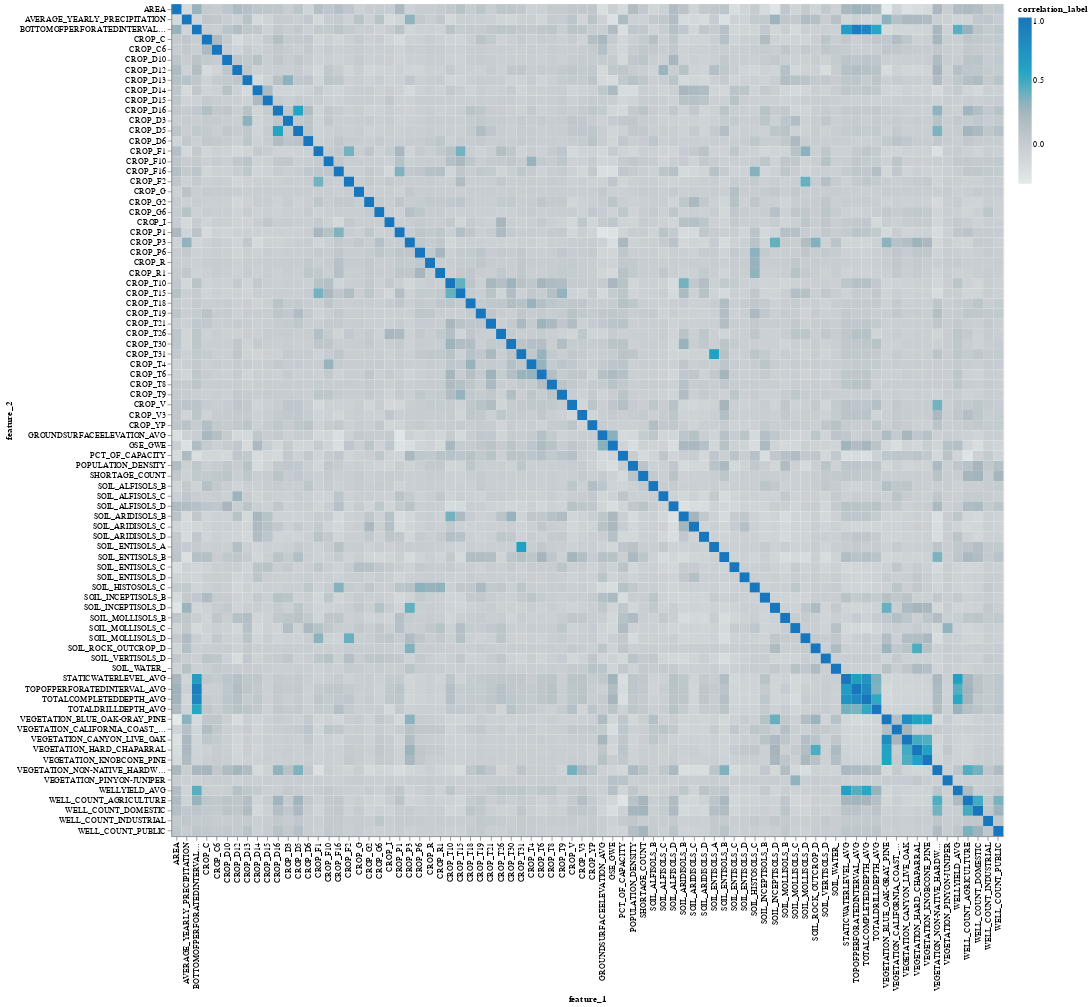

The code cell stored with this chart in its notebook:
### Markdown cell above
## Feature Correlation

### Code cell
draw_corr_heatmap(X_impute_df)

### Figure 1 — Vega-Lite specification as saved in the notebook (floating-point values rounded to 4 significant figures; data arrays with more than 128 entries replaced by an {"elided": "..."} marker saying what was removed)
{"config": {"view": {"continuousWidth": 400, "continuousHeight": 300}}, "data": {"name": "data-bfec613954ba94f7fe71046f1991934b"}, "mark": "rect", "encoding": {"color": {"field": "correlation_label", "scale": {"scheme": "lightgreyteal"}, "type": "quantitative"}, "tooltip": [{"field": "feature_1", "title": "feature_1", "type": "nominal"}, {"field": "feature_2", "title": "feature_2", "type": "nominal"}, {"field": "correlation_label", "title": "Correlation Value", "type": "quantitative"}], "x": {"field": "feature_1", "type": "nominal"}, "y": {"field": "feature_2", "type": "nominal"}}, "height": 1000, "width": 1000, "$schema": "https://vega.github.io/schema/vega-lite/v4.17.0.json", "datasets": {"data-bfec613954ba94f7fe71046f1991934b": {"elided": "6724 records"}}}
